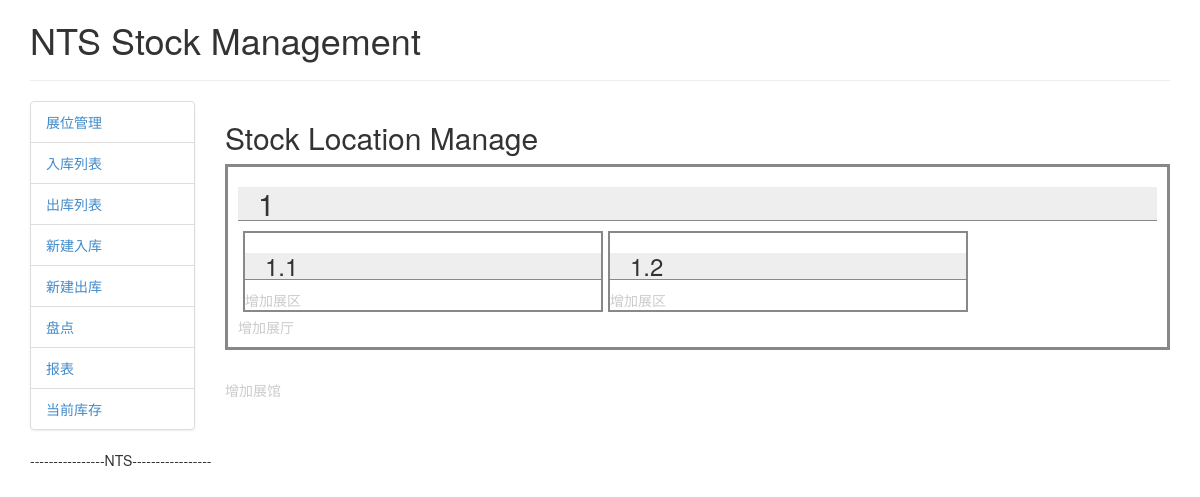
Before: /stockmanage/stocklocation/ with the older database file.
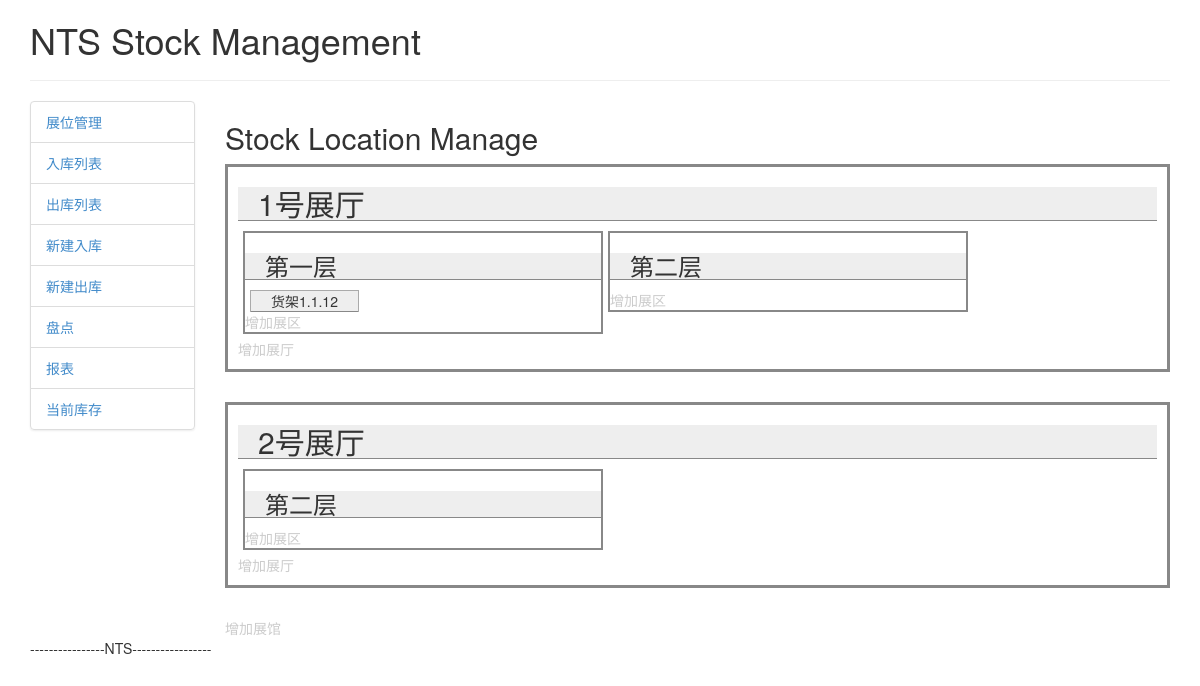
After: the same page with the newer database file.
### stockmanage/models.py (models this page shows, shortened)
class StockLocation(models.Model):
    LocationCode=CharField(max_length=20)
    Name=CharField(max_length=20)
    Description=CharField(max_length=200)
    ParentLocation=ForeignKey('self',db_column='parentlocation',blank=True,null=True)
    stocks=ManyToManyField(ProductStock)

### stockmanage/views.py (the view)
def location_index(request):
    all_top_location=StockLocation.objects.filter(ParentLocation=None)
    return render(request,'stockmanage/stocklocation.html',{'all_top_locations':all_top_location})
    pass

### stockmanage/templates/stockmanage/stocklocation.html (shortened to what this page needs)
{%extends 'stockmanage/base.html'%}
{%load staticfiles%}
{%block header%}
<link rel="stylesheet" type="text/css" media="all" href="{%static 'stockmanage/css/showroommanage.css'%}" />
{%endblock%}
{%block content_title%}
Stock Location Manage
{%endblock%}
{%block content%}
{%for location_lv1 in all_top_locations.all%}
           <div class="dvContainerLv1">
                <h2 class="posName" posid='{{location_lv1.id}}'>
                    {{location_lv1.Name}}</h2>
                    {%for location_lv2 in location_lv1.stocklocation_set.all%}
                          <div class="dvContainerLv2">
                                 <h3 class="posName" posid='{{location_lv2.id}}'>
                                    {{location_lv2.Name}}</h3>
                                   {%for location_lv3 in location_lv2.stocklocation_set.all%}
                                             <div class="dvContainerLv3">
                                               <span class="posName" posid='{{location_lv3.id}}'>{{location_lv3.Name}}</span>
                                            </div>
                                    {%endfor%}
                                     <div class="dvAdd">
                                               <span>增加展区</span></div>
                            </div>
                        {%endfor%}
                 <div class="dvAdd">
                  <span >增加展厅</span></div>
            </div>
{%endfor%}
<div class="dvAdd">
<span>增加展馆</span></div>
{%endblock%}

### stockmanage/templates/stockmanage/base.html (shortened to what this page needs)
{%load staticfiles%}
<!DOCTYPE html>
<html>
	<head>
		<link rel="stylesheet" type="text/css"  href="{%static 'stockmanage/bootstrap-3.1.1-dist/css/bootstrap.min.css'%}" media='screen,projector'/>
		<link rel="stylesheet" type="text/css"  href="{%static 'stockmanage/bootstrap-3.1.1-dist/css/bootstrap-theme.min.css'%}" media='screen,projector'/>
		<link rel="stylesheet" type="text/css"  href="{%static 'stockmanage/blueprint/print.css'%}" media='print'/>
		<link rel="stylesheet" type="text/css" media="all" href="{%static 'stockmanage/jquery/jqueryui/themes/base/jquery-ui.css'%}" />
		{%block header%}{%endblock%}
	</head>
	<body>
		<div class="container">
		<h1>NTS Stock Management</h1>
				<hr/>
			<div class="row">
				<div id="lm" class='col-md-2'>
					<ul class='list-group'>
						<li class='list-group-item'><a href="/stockmanage/stocklocation/">展位管理</a></li>
						<li class='list-group-item'><a href="/stockmanage/stockbill/stockin/list/">入库列表</a></li>
						<li class='list-group-item'><a href="{%url 'stockmanage:stockbill_stockout_list'%}">出库列表</a></li>
						<li class='list-group-item'><a href="{%url 'stockmanage:stockbill_stockin_create'%}">新建入库</a></li>
						<li class='list-group-item'><a href="{%url 'stockmanage:stockbill_stockout_create'%}">新建出库</a></li>
						<li class='list-group-item'><a href="/stockmanage/stockcheck/">盘点</a></li>
						<li class='list-group-item'><a href="/stockmanage/reports/">报表</a></li>
						<li class='list-group-item'><a href="/stockmanage/productstock/">当前库存</a></li>
					</ul>
					</div>
				<div id='mc' class='col-md-10'>
					<h2>{%block content_title%}Stock Manage{%endblock%}</h2>
					{%block content%}my default content{%endblock%}
				</div>
				</div>
			<footer>
				<span>----------------NTS-----------------</span>
				</footer>
		</div>
</html>

### stockmanage/static/stockmanage/css/showroommanage.css (style rules this page uses)
.posName { background-color:#eee; border-bottom:solid 1px #888; padding:0 20px; }
.dvContainerLv1 { padding:0 10px 10px 10px; }
.dvContainerLv3,.dvContainerLv2 { float: left; margin-left:5px; }
.dvContainerLv2 { width: 360px; border: solid 2px #888; margin-bottom:5px; }
.dvContainerLv3 { border: solid 1px #aaa; }
.dvAdd { width:100%; clear: both; color:#ccc; }

### stockmanage/static/stockmanage/blueprint/print.css (style rules this page uses)
body { line-height:1.5;font-family:"Helvetica Neue", Arial, Helvetica, sans-serif;color:#000;background:none;font-size:10pt; }
.container { background:none; }
hr { background:#ccc;color:#ccc;width:100%;height:2px;margin:2em 0;padding:0;border:none; }
h1, h2, h3, h4, h5, h6 { font-family:"Helvetica Neue", Arial, "Lucida Grande", sans-serif; }
a:link, a:visited { background:transparent;font-weight:700;text-decoration:underline; }
a:link:after, a:visited:after { content:" (" attr(href) ")";font-size:90%; }

Changed rows visible on the page:
changed StockLocation: Name "1" → "1号展厅"
changed StockLocation: Name "1.1" → "第一层"
added StockLocation: Name "货架1.1.12", shown under "第一层"
changed StockLocation (number 4 of 6 on the later page): Name "1.2" → "第二层"
added StockLocation: Name "2号展厅", shown under "Stock Location Manage"
added StockLocation: Name "第二层", shown under "2号展厅"
